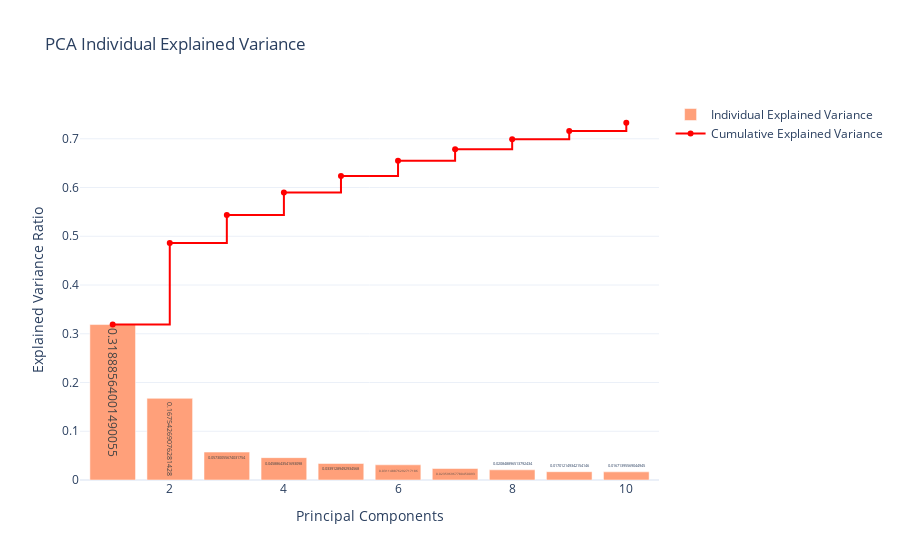

Source (notebook cell):
### Code cell
plot_variance(explained_variance, 10)

### Figure 1 — Plotly figure (JSON) as saved in the notebook; plotly's stock layout.template omitted (floating-point values rounded to 4 significant figures)
{"data": [{"marker": {"color": "lightsalmon"}, "name": "Individual Explained Variance", "text": [0.3189, 0.1675, 0.0573, 0.04589, 0.03391, 0.03115, 0.0236, 0.02085, 0.01701, 0.01671], "textposition": "auto", "type": "bar", "x": [1, 2, 3, 4, 5, 6, 7, 8, 9, 10], "y": [0.3189, 0.1675, 0.0573, 0.04589, 0.03391, 0.03115, 0.0236, 0.02085, 0.01701, 0.01671]}, {"line": {"color": "red", "shape": "hv", "width": 2}, "mode": "lines+markers", "name": "Cumulative Explained Variance", "type": "scatter", "x": [1, 2, 3, 4, 5, 6, 7, 8, 9, 10], "y": [0.3189, 0.4864, 0.5437, 0.5896, 0.6235, 0.6547, 0.6783, 0.6991, 0.7161, 0.7328]}], "layout": {"barmode": "overlay", "title": {"text": "PCA Individual Explained Variance"}, "xaxis": {"title": {"text": "Principal Components"}}, "yaxis": {"title": {"text": "Explained Variance Ratio"}}}}
